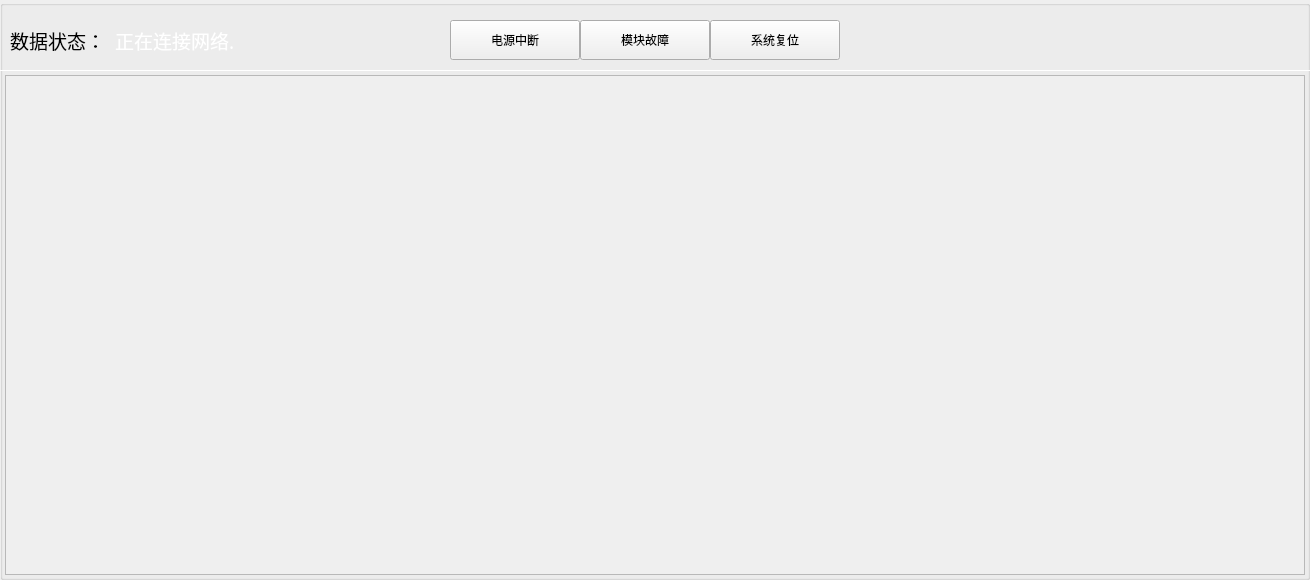
  <widget class="QGroupBox" name="groupBox_2">
   <property name="geometry">
    <rect>
     <x>5</x>
     <y>150</y>
     <width>1310</width>
     <height>580</height>
    </rect>
   </property>
   <property name="styleSheet">
    <string notr="true"/>
   </property>
   <property name="title">
    <string/>
   </property>
   <widget class="QToolButton" name="tBtnTail">
    <property name="enabled">
     <bool>true</bool>
    </property>
    <property name="geometry">
     <rect>
      <x>1165</x>
      <y>100</y>
      <width>90</width>
      <height>40</height>
     </rect>
    </property>
    <property name="styleSheet">
     <string notr="true">QToolButton:hover{
font: 16pt &quot;微软雅黑&quot;;
color:rgb(79, 229, 219);
background-color: rgb(43, 79, 102);
}</string>
    </property>
    <property name="text">
     <string>末页</string>
    </property>
    <property name="icon">
     <iconset resource="../image.qrc">
      <normaloff>:/Image/tailPage.png</normaloff>:/Image/tailPage.png</iconset>
    </property>
    <property name="iconSize">
     <size>
      <width>25</width>
      <height>25</height>
     </size>
    </property>
    <property name="autoRepeatDelay">
     <number>100</number>
    </property>
    <property name="autoRepeatInterval">
     <number>50</number>
    </property>
    <property name="toolButtonStyle">
     <enum>Qt::ToolButtonTextBesideIcon</enum>
    </property>
   </widget>
   <widget class="QToolButton" name="tBtnHead">
    <property name="enabled">
     <bool>true</bool>
    </property>
    <property name="geometry">
     <rect>
      <x>895</x>
      <y>100</y>
      <width>90</width>
      <height>40</height>
     </rect>
    </property>
    <property name="styleSheet">
     <string notr="true">QToolButton:hover{
font: 16pt &quot;微软雅黑&quot;;
color:rgb(79, 229, 219);
background-color: rgb(43, 79, 102);
}</string>
    </property>
    <property name="text">
     <string>首页</string>
    </property>
    <property name="icon">
     <iconset resource="../image.qrc">
      <normaloff>:/Image/headPage.png</normaloff>:/Image/headPage.png</iconset>
    </property>
    <property name="iconSize">
     <size>
      <width>25</width>
      <height>25</height>
     </size>
    </property>
    <property name="autoRepeatDelay">
     <number>100</number>
    </property>
    <property name="autoRepeatInterval">
     <number>50</number>
    </property>
    <property name="toolButtonStyle">
     <enum>Qt::ToolButtonTextBesideIcon</enum>
    </property>
   </widget>
   <widget class="QToolButton" name="tBtnNest">
    <property name="enabled">
     <bool>true</bool>
    </property>
    <property name="geometry">
     <rect>
      <x>1075</x>
      <y>100</y>
      <width>90</width>
      <height>40</height>
     </rect>
    </property>
    <property name="styleSheet">
     <string notr="true">QToolButton:hover{
font: 16pt &quot;微软雅黑&quot;;
color:rgb(79, 229, 219);
background-color: rgb(43, 79, 102);
}</string>
    </property>
    <property name="text">
     <string>下页</string>
    </property>
    <property name="icon">
     <iconset resource="../image.qrc">
      <normaloff>:/Image/arrow-down.png</normaloff>:/Image/arrow-down.png</iconset>
    </property>
    <property name="iconSize">
     <size>
      <width>25</width>
      <height>25</height>
     </size>
    </property>
    <property name="autoRepeatDelay">
     <number>100</number>
    </property>
    <property name="autoRepeatInterval">
     <number>50</number>
    </property>
    <property name="toolButtonStyle">
     <enum>Qt::ToolButtonTextBesideIcon</enum>
    </property>
   </widget>
   <widget class="QToolButton" name="tBtnLast">
    <property name="enabled">
     <bool>true</bool>
    </property>
    <property name="geometry">
     <rect>
      <x>985</x>
      <y>100</y>
      <width>90</width>
      <height>40</height>
     </rect>
    </property>
    <property name="styleSheet">
     <string notr="true">QToolButton:hover{
font: 16pt &quot;微软雅黑&quot;;
color:rgb(79, 229, 219);
background-color: rgb(43, 79, 102);
}</string>
    </property>
    <property name="text">
     <string>上页</string>
    </property>
    <property name="icon">
     <iconset resource="../image.qrc">
      <normaloff>:/Image/arrow-up.png</normaloff>:/Image/arrow-up.png</iconset>
    </property>
    <property name="iconSize">
     <size>
      <width>25</width>
      <height>25</height>
     </size>
    </property>
    <property name="autoRepeatDelay">
     <number>100</number>
    </property>
    <property name="autoRepeatInterval">
     <number>50</number>
    </property>
    <property name="toolButtonStyle">
     <enum>Qt::ToolButtonTextBesideIcon</enum>
    </property>
   </widget>
   <widget class="Line" name="line_4">
    <property name="geometry">
     <rect>
      <x>0</x>
      <y>70</y>
      <width>1310</width>
      <height>1</height>
     </rect>
    </property>
    <property name="styleSheet">
     <string notr="true">background-color: rgb(255, 255, 255);</string>
    </property>
    <property name="orientation">
     <enum>Qt::Horizontal</enum>
    </property>
   </widget>
   <widget class="QToolButton" name="tBtnAlarm">
    <property name="geometry">
     <rect>
      <x>450</x>
      <y>20</y>
      <width>130</width>
      <height>40</height>
     </rect>
    </property>
    <property name="styleSheet">
     <string notr="true">QToolButton:hover{
font: 16pt &quot;微软雅黑&quot;;
color:rgb(79, 229, 219);
background-color: rgb(43, 79, 102);
}</string>
    </property>
    <property name="text">
     <string>电源中断</string>
    </property>
    <property name="icon">
     <iconset resource="../image.qrc">
      <normaloff>:/Image/alarmInfo.png</normaloff>:/Image/alarmInfo.png</iconset>
    </property>
    <property name="iconSize">
     <size>
      <width>25</width>
      <height>25</height>
     </size>
    </property>
    <property name="autoRepeatDelay">
     <number>100</number>
    </property>
    <property name="autoRepeatInterval">
     <number>50</number>
    </property>
    <property name="toolButtonStyle">
     <enum>Qt::ToolButtonTextBesideIcon</enum>
    </property>
   </widget>
   <widget class="QToolButton" name="tBtnError">
    <property name="geometry">
     <rect>
      <x>580</x>
      <y>20</y>
      <width>130</width>
      <height>40</height>
     </rect>
    </property>
    <property name="styleSheet">
     <string notr="true">QToolButton:hover{
font: 16pt &quot;微软雅黑&quot;;
color:rgb(79, 229, 219);
background-color: rgb(43, 79, 102);
}</string>
    </property>
    <property name="text">
     <string>模块故障</string>
    </property>
    <property name="icon">
     <iconset resource="../image.qrc">
      <normaloff>:/Image/errorInfo.png</normaloff>:/Image/errorInfo.png</iconset>
    </property>
    <property name="iconSize">
     <size>
      <width>25</width>
      <height>25</height>
     </size>
    </property>
    <property name="autoRepeatDelay">
     <number>100</number>
    </property>
    <property name="autoRepeatInterval">
     <number>50</number>
    </property>
    <property name="toolButtonStyle">
     <enum>Qt::ToolButtonTextBesideIcon</enum>
    </property>
   </widget>
   <widget class="QScrollArea" name="scrollArea">
    <property name="geometry">
     <rect>
      <x>5</x>
      <y>75</y>
      <width>1300</width>
      <height>500</height>
     </rect>
    </property>
    <property name="focusPolicy">
     <enum>Qt::NoFocus</enum>
    </property>
    <property name="styleSheet">
     <string notr="true">QToolButton{
font: 14pt &quot;微软雅黑&quot;;
color: rgb(0, 80, 117);
border:1px solid rgb(0, 0, 0);
border-radius:10px;
background-color: rgb(67, 182, 25);
}
QToolButton:hover{
font: 14pt &quot;微软雅黑&quot;;
color:rgb(79, 229, 219);
}
QScrollBar:vertical{
width:20px;
background:rgba(0,0,0,0%);
margin:0px,0px,0px,0px;
padding-top:25px;   
padding-bottom:25px;    
}
QScrollBar::handle:vertical{
width:10px;
background:rgba(0,0,0,25%);
background:rgb(0,50,80);
border-radius:5px;
min-height:20px;
}
QScrollBar::handle:vertical:hover{
width:10px;
background:rgba(0,50,80,80%);
border-radius:5px;
min-height:20;
}
QDateTimeEdit{
font: 18pt &quot;微软雅黑&quot;;
border-radius:5px;
border:2px solid rgb(0, 50, 80);
}
QDateTimeEdit::up-button{
top:2px;
right:2px;
width: 30px;
height: 26px;				
}
QDateTimeEdit::down-button{
bottom:2px;
right:2px;
width: 30px;
height: 26px;				
}</string>
    </property>
    <property name="verticalScrollBarPolicy">
     <enum>Qt::ScrollBarAsNeeded</enum>
    </property>
    <property name="horizontalScrollBarPolicy">
     <enum>Qt::ScrollBarAlwaysOff</enum>
    </property>
    <property name="widgetResizable">
     <bool>true</bool>
    </property>
    <widget class="QWidget" name="scrollAreaWidgetContents">
     <property name="geometry">
      <rect>
       <x>0</x>
       <y>0</y>
       <width>1298</width>
       <height>498</height>
      </rect>
     </property>
    </widget>
   </widget>
   <widget class="QLabel" name="label_15">
    <property name="geometry">
     <rect>
      <x>10</x>
      <y>20</y>
      <width>91</width>
      <height>40</height>
     </rect>
    </property>
    <property name="font">
     <font>
      <family>微软雅黑</family>
      <pointsize>14</pointsize>
      <weight>50</weight>
      <italic>false</italic>
      <bold>false</bold>
     </font>
    </property>
    <property name="styleSheet">
     <string notr="true"/>
    </property>
    <property name="text">
     <string>数据状态：</string>
    </property>
   </widget>
   <widget class="QLabel" name="lb_netStatus">
    <property name="geometry">
     <rect>
      <x>115</x>
      <y>20</y>
      <width>161</width>
      <height>40</height>
     </rect>
    </property>
    <property name="font">
     <font>
      <family>微软雅黑</family>
      <pointsize>14</pointsize>
      <weight>50</weight>
      <italic>false</italic>
      <bold>false</bold>
     </font>
    </property>
    <property name="styleSheet">
     <string notr="true">QLabel{
color: rgb(255, 255, 255);
}</string>
    </property>
    <property name="text">
     <string>正在连接网络.</string>
    </property>
    <property name="alignment">
     <set>Qt::AlignLeading|Qt::AlignLeft|Qt::AlignVCenter</set>
    </property>
   </widget>
   <widget class="QToolButton" name="tBtnReset">
    <property name="enabled">
     <bool>true</bool>
    </property>
    <property name="geometry">
     <rect>
      <x>710</x>
      <y>20</y>
      <width>130</width>
      <height>40</height>
     </rect>
    </property>
    <property name="styleSheet">
     <string notr="true">QToolButton:hover{
font: 16pt &quot;微软雅黑&quot;;
color:rgb(79, 229, 219);
background-color: rgb(43, 79, 102);
}</string>
    </property>
    <property name="text">
     <string>系统复位</string>
    </property>
    <property name="icon">
     <iconset resource="../image.qrc">
      <normaloff>:/Image/reset.png</normaloff>:/Image/reset.png</iconset>
    </property>
    <property name="iconSize">
     <size>
      <width>25</width>
      <height>25</height>
     </size>
    </property>
    <property name="autoRepeatDelay">
     <number>100</number>
    </property>
    <property name="autoRepeatInterval">
     <number>50</number>
    </property>
    <property name="toolButtonStyle">
     <enum>Qt::ToolButtonTextBesideIcon</enum>
    </property>
   </widget>
  </widget>
